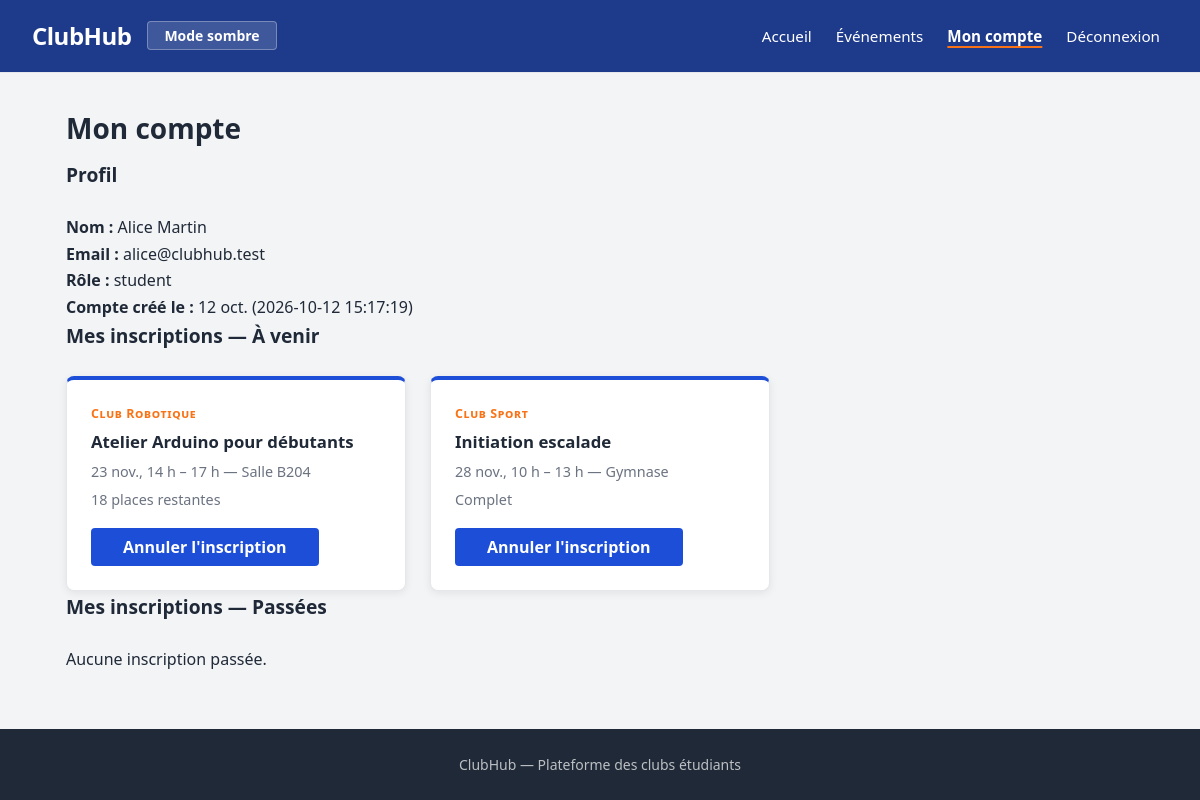
/mon-compte.php (signed in), run on the app's committed database.
### tables this page shows
CREATE TABLE users (
    id INT UNSIGNED AUTO_INCREMENT PRIMARY KEY,
    name VARCHAR(100) NOT NULL,
    email VARCHAR(255) NOT NULL,
    password_hash VARCHAR(255) NOT NULL,
    role VARCHAR(20) NOT NULL DEFAULT 'student',
    created_at DATETIME NOT NULL DEFAULT CURRENT_TIMESTAMP,
    CONSTRAINT uq_users_email UNIQUE (email)
);

CREATE TABLE registrations (
    id INT UNSIGNED AUTO_INCREMENT PRIMARY KEY,
    user_id INT UNSIGNED NOT NULL,
    event_id INT UNSIGNED NOT NULL,
    motivation TEXT NOT NULL,
    created_at DATETIME NOT NULL DEFAULT CURRENT_TIMESTAMP,
    CONSTRAINT uq_registrations_user_event UNIQUE (user_id, event_id),
    CONSTRAINT fk_registrations_user FOREIGN KEY (user_id) REFERENCES users(id) ON DELETE CASCADE,
    CONSTRAINT fk_registrations_event FOREIGN KEY (event_id) REFERENCES events(id) ON DELETE CASCADE
);

CREATE TABLE events (
    id INT UNSIGNED AUTO_INCREMENT PRIMARY KEY,
    title VARCHAR(150) NOT NULL,
    club VARCHAR(100) NOT NULL,
    location VARCHAR(150) NOT NULL,
    starts_at DATETIME NOT NULL,
    ends_at DATETIME NOT NULL,
    capacity INT UNSIGNED NOT NULL,
    description TEXT NOT NULL,
    program TEXT NOT NULL,
    to_bring TEXT NOT NULL,
    organizer_id INT UNSIGNED NULL,
    created_at DATETIME NOT NULL DEFAULT CURRENT_TIMESTAMP,
    CONSTRAINT fk_events_organizer FOREIGN KEY (organizer_id) REFERENCES users(id) ON DELETE SET NULL
);

### includes/db.php (called while the page is built, shortened)
<?php
function db(): PDO
{
    static $pdo = null;
    if ($pdo instanceof PDO) {
        return $pdo;
    }
    $configPath = __DIR__ . '/../config.php';
    if (!is_file($configPath)) {
        $configPath = __DIR__ . '/../config.example.php';
    }
    $config = require $configPath;
    $host = (string) ($config['db_host'] ?? '127.0.0.1');
    $port = (int) ($config['db_port'] ?? 3306);
    $name = (string) ($config['db_name'] ?? 'clubhub');
    $charset = (string) ($config['db_charset'] ?? 'utf8mb4');
    $user = (string) ($config['db_user'] ?? 'clubhub');
    $pass = (string) ($config['db_pass'] ?? '');
    $dsn = sprintf('mysql:host=%s;port=%d;dbname=%s;charset=%s', $host, $port, $name, $charset);
    $pdo = new PDO($dsn, $user, $pass, [
        PDO::ATTR_ERRMODE => PDO::ERRMODE_EXCEPTION,
        PDO::ATTR_DEFAULT_FETCH_MODE => PDO::FETCH_ASSOC,
        PDO::ATTR_EMULATE_PREPARES => false,
    ]);
    return $pdo;
}

### includes/users.php (called while the page is built, shortened)
<?php
function findUserById(int $id): ?array
{
    $stmt = db()->prepare('SELECT * FROM users WHERE id = ? LIMIT 1');
    $stmt->execute([$id]);
    $user = $stmt->fetch();
    return $user === false ? null : $user;
}

### includes/functions.php (called while the page is built, shortened)
<?php
function e(string $value): string
{
    return htmlspecialchars($value, ENT_QUOTES | ENT_SUBSTITUTE, 'UTF-8');
}
function toDateTime(string $value): ?DateTimeImmutable
{
    try {
        return new DateTimeImmutable($value);
    } catch (Throwable) {
        return null;
    }
}
function formatDate(string $value): string
{
    $dt = toDateTime($value);
    $months = [1 => 'janv.', 2 => 'févr.', 3 => 'mars', 4 => 'avr.', 5 => 'mai', 6 => 'juin', 7 => 'juil.', 8 => 'août', 9 => 'sept.', 10 => 'oct.', 11 => 'nov.', 12 => 'déc.'];
    $day = $dt->format('j');
    $month = $months[(int) $dt->format('n')] ?? $dt->format('m');
    return $day . ' ' . $month;
}
function formatHour(string $value): string
{
    $dt = toDateTime($value);
    $hour = (int) $dt->format('G');
    $min = $dt->format('i');
    if ($min === '00') {
        return $hour . ' h';
    }
    return $hour . ' h ' . $min;
}
function formatTimeRange(string $start, ?string $end = null): string
{
    $startLabel = formatDate($start) . ', ' . formatHour($start);
    $endDt = toDateTime($end);
    $startDt = toDateTime($start);
    if ($endDt !== null && $startDt !== null && $endDt->format('Y-m-d') === $startDt->format('Y-m-d')) {
        return $startLabel . ' – ' . formatHour($end);
    }
    return $startLabel . ' – ' . formatDate($end) . ', ' . formatHour($end);
}
function isoDate(string $value): string
{
    $dt = toDateTime($value);
    return $dt ? $dt->format(DATE_ATOM) : $value;
}
function placesLabel(int $left): string
{
    if ($left <= 0) {
        return 'Complet';
    }
    return $left . ' places restantes';
}
function currentUserId(): ?int
{
    $id = $_SESSION['user_id'];
    if (is_int($id)) {
        return $id;
    }
    return null;
}

### includes/registrations.php (called while the page is built, shortened)
<?php
function registrationsOfUser(int $userId): array
{
    $stmt = db()->prepare(
        'SELECT r.id AS registration_id, r.event_id, r.motivation, r.created_at AS registered_at,
                e.title, e.club, e.location, e.starts_at, e.ends_at, e.capacity, e.description,
                (e.capacity - COUNT(r2.id)) AS places_left
         FROM registrations r
         JOIN events e ON e.id = r.event_id
         LEFT JOIN registrations r2 ON r2.event_id = e.id
         WHERE r.user_id = ?
         GROUP BY r.id, r.event_id, r.motivation, r.created_at, e.title, e.club, e.location, e.starts_at, e.ends_at, e.capacity, e.description
         ORDER BY e.starts_at ASC'
    );
    $stmt->execute([$userId]);
    return $stmt->fetchAll();
}

### mon-compte.php (the view, shortened to what this page needs)
<?php
$user = findUserById(currentUserId());
$registrations = registrationsOfUser((int) $user['id']);
$now = new DateTimeImmutable('now');
$upcoming = [];
$past = [];
foreach ($registrations as $reg) {
    $start = toDateTime((string) $reg['starts_at']);
    if ($start !== null && $start < $now) {
        $past[] = $reg;
    } else {
        $upcoming[] = $reg;
    }
}
require __DIR__ . '/includes/header.php';
?>
    <main>
        <h1>Mon compte</h1>
        <section aria-labelledby="profil">
            <h2 id="profil">Profil</h2>
            <p><strong>Nom :</strong> <?= e((string) $user['name']) ?></p>
            <p><strong>Email :</strong> <?= e((string) $user['email']) ?></p>
            <p><strong>Rôle :</strong> <?= e((string) ($user['role'] ?? '')) ?></p>
            <p><strong>Compte créé le :</strong> <?= e(formatDate((string) $user['created_at'])) ?> (<?= e((string) $user['created_at']) ?>)</p>
        </section>
        <section aria-labelledby="inscriptions-a-venir">
            <h2 id="inscriptions-a-venir">Mes inscriptions — À venir</h2>
            <?php if ($upcoming === []): ?>
                <p>Aucune inscription à venir.</p>
            <?php else: ?>
                <div class="cartes">
                    <?php foreach ($upcoming as $reg): ?>
                        <?php $left = (int) ($reg['places_left'] ?? 0); ?>
                        <article>
                            <p class="club"><?= e((string) $reg['club']) ?></p>
                            <h3><a href="evenement.php?id=<?= e((string) $reg['event_id']) ?>"><?= e((string) $reg['title']) ?></a></h3>
                            <p><time datetime="<?= e(isoDate((string) $reg['starts_at'])) ?>"><?= e(formatTimeRange((string) $reg['starts_at'], (string) ($reg['ends_at'] ?? ''))) ?></time> — <?= e((string) $reg['location']) ?></p>
                            <p><?= e(placesLabel($left)) ?></p>
                            <form method="post" action="annuler-inscription.php" style="margin-top:0.75rem;">
                                <button type="submit">Annuler l'inscription</button>
                            </form>
                        </article>
                    <?php endforeach; ?>
                </div>
            <?php endif; ?>
        </section>
        <section aria-labelledby="inscriptions-passees">
            <h2 id="inscriptions-passees">Mes inscriptions — Passées</h2>
            <?php if ($past === []): ?>
                <p>Aucune inscription passée.</p>
            <?php endif; ?>
        </section>
    </main>
<?php require __DIR__ . '/includes/footer.php'; ?>

### css/style.css (style rules this page uses)
:root { --clr-primary: #1d4ed8; --clr-primary-dk: #1e3a8a; --clr-accent: #f97316; --clr-white: #ffffff; --clr-bg: #f3f4f6; --clr-footer: #1f2937; --clr-text: #1f2937; --clr-text-muted: #6b7280; --clr-border: #e5e7eb; --clr-row-alt: #f9fafb; --font: system-ui, -apple-system, 'Segoe UI', Arial, sans-serif; --sp-xs: 0.25rem; --sp-sm: 0.5rem; --sp-md: 1rem; --sp-lg: 1.5rem; --sp-xl: 2rem; --sp-2xl: 3rem; --radius-sm: 4px; --radius-md: 8px; --shadow: 0 2px 8px rgba(0, 0, 0, 0.08); --shadow-hover: 0 4px 16px rgba(0, 0, 0, 0.15); --max-w: 1100px; }
*, *::before, *::after { box-sizing: border-box; margin: 0; padding: 0; }
body { font-family: var(--font); font-size: 1rem; line-height: 1.65; color: var(--clr-text); background-color: var(--clr-bg); min-height: 100vh; display: flex; flex-direction: column; overflow-x: hidden; transition: background-color 0.25s ease, color 0.25s ease; }
a { color: var(--clr-primary); text-decoration: none; }
main { flex: 1; width: 100%; max-width: var(--max-w); margin-inline: auto; padding: var(--sp-xl) var(--sp-md); }
main > h1 { font-size: 1.75rem; font-weight: 800; color: var(--clr-text); margin-bottom: var(--sp-sm); }
h2 { font-size: 1.2rem; font-weight: 700; color: var(--clr-text); margin-bottom: var(--sp-lg); }
.cartes { display: grid; grid-template-columns: repeat(auto-fill, minmax(280px, 1fr)); gap: var(--sp-lg); align-items: stretch; }
article { background-color: var(--clr-white); border: 1px solid var(--clr-border); border-top: 4px solid var(--clr-primary); border-radius: var(--radius-md); box-shadow: var(--shadow); padding: var(--sp-lg); display: flex; flex-direction: column; transition: box-shadow 0.2s ease, transform 0.2s ease, background-color 0.25s ease; }
article h3 { font-size: 1.05rem; font-weight: 700; margin-bottom: var(--sp-xs); }
article h3 a { color: var(--clr-text); text-decoration: none; }
article .club { font-size: 0.78rem; font-variant: small-caps; font-weight: 700; color: var(--clr-accent); letter-spacing: 0.05em; margin-bottom: var(--sp-xs); }
article p { font-size: 0.9rem; color: var(--clr-text-muted); margin-bottom: var(--sp-xs); }
button[type="submit"] { align-self: flex-start; padding: var(--sp-sm) var(--sp-xl); background-color: var(--clr-primary); color: #ffffff; border: none; border-radius: var(--radius-sm); font-family: var(--font); font-size: 1rem; font-weight: 700; cursor: pointer; transition: background-color 0.2s, transform 0.1s; }

### data on the page
users: name "Alice Martin", email "alice@clubhub.test", role "student", created_at "12 oct.", created_at "2026-10-12 15:17:19"
registrations: event.club "Club Robotique", event.title "Atelier Arduino pour débutants", event.ends_at "23 nov., 14 h – 17 h", event.location "Salle B204", left "18 places restantes"
registrations: event.club "Club Sport", event.title "Initiation escalade", event.ends_at "28 nov., 10 h – 13 h", event.location "Gymnase", left "Complet"
